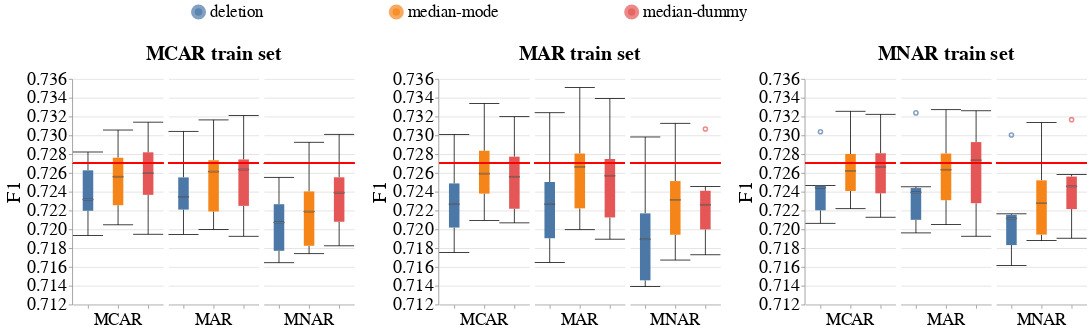

Notebook code cell kept with this figure:
### Code cell
create_box_plots_for_diff_imputers_v2(dataset_name=DATASET_NAME,
                                      model_name='lgbm_clf',
                                      metric_name='f1',
                                      db_client=db_client)
